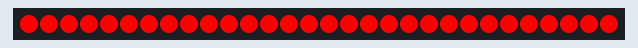
Simulated run of this program. Board: CircuitPython board. Parts: 30 RGB LEDs in strip order, left to right.

Above: at 0.1 s.
At 1.1 s:
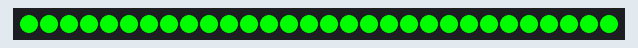

The program:

movement_alarm.py
```python
# CircuitPython AnalogIn Demo
import time
import board
from analogio import AnalogIn
import neopixel

a_in = AnalogIn(board.A1)
pixel_pin = board.D12

# The number of NeoPixels
num_pixels = 30

# The order of the pixel colors - RGB or GRB. Some NeoPixels have red and green reversed!
# For RGBW NeoPixels, simply change the ORDER to RGBW or GRBW.
ORDER = neopixel.GRB

pixels = neopixel.NeoPixel(pixel_pin, num_pixels, brightness=1, auto_write=False,
                           pixel_order=ORDER)

def get_voltage(pin):
    return (pin.value * 3.3) / 65536

while True:
    pixels.fill((255, 0, 0))
    pixels.show()
    time.sleep(1)

    pixels.fill((0, 255, 0))
    pixels.show()
    time.sleep(1)

#    if a_in.value > 1000:
#        led[0] = (255, 0, 0)
#    if a_in.value < 1000:
#        led[0] = (0, 255, 0)
#    time.sleep(1)
```

Measured:
- what the display in image 1 shows lasts 1.0 s, from 1.0 s to 2.0 s
